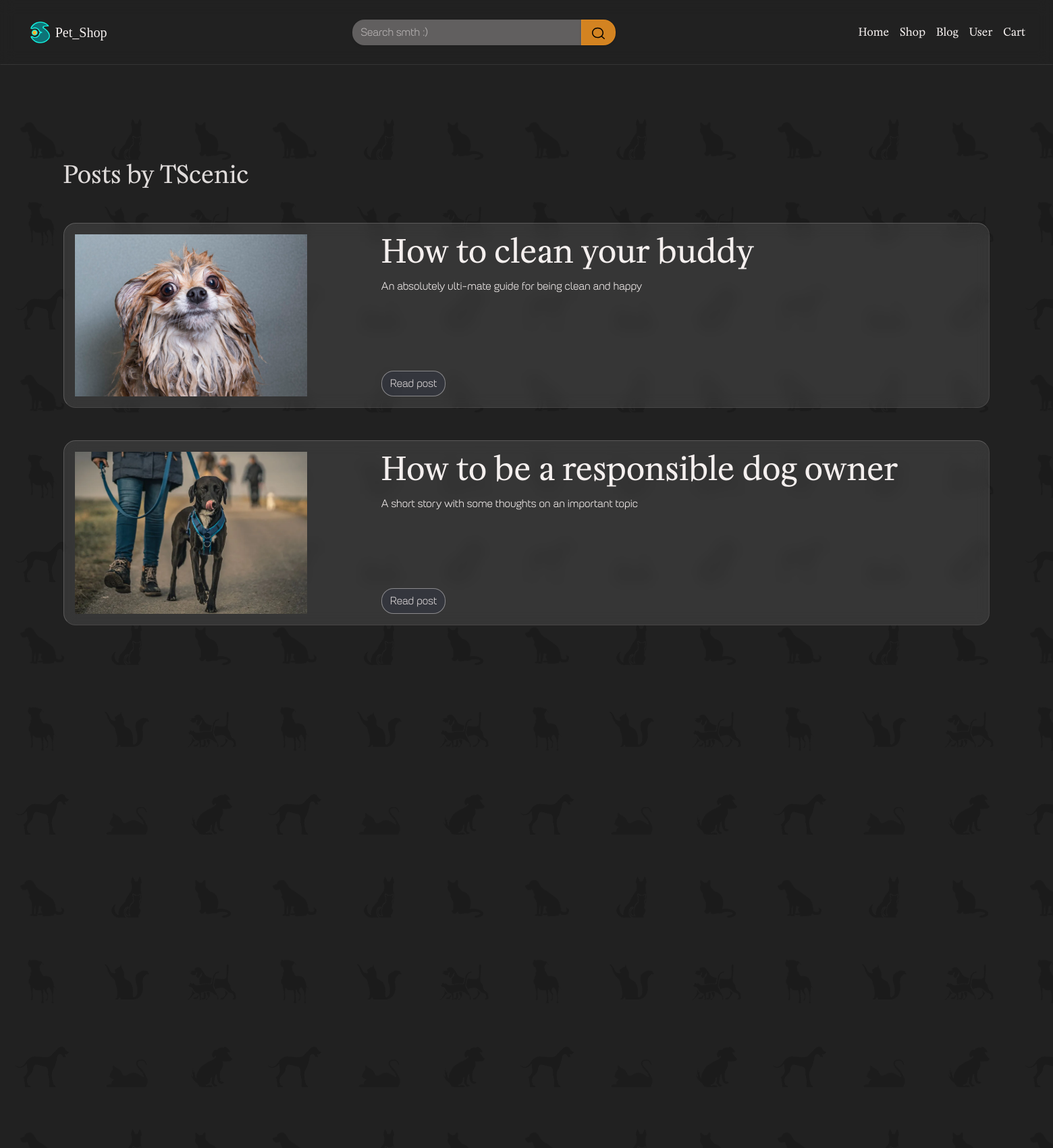
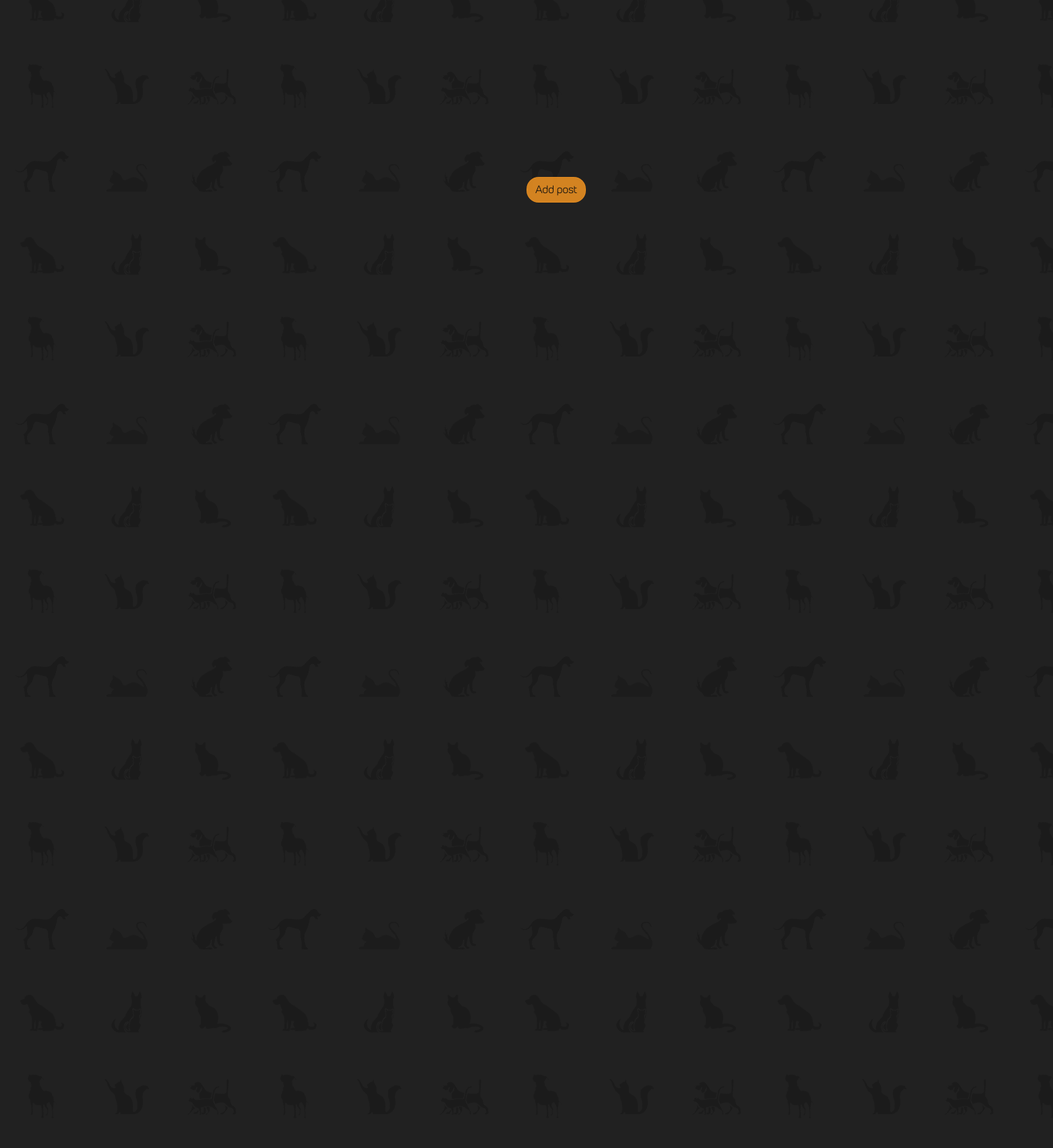
The page /author/tscenic (upper part) on the database its author committed (2 pictures, top to bottom).
### Blog/models.py (models this page shows, shortened)
class Post(models.Model):
    class Status(models.IntegerChoices):
        DRAFT = 0, 'Draft'
        PUBLISHED = 1, 'Published'
    author = models.ForeignKey(User, on_delete=models.CASCADE, related_name='author')
    title = models.CharField(max_length=50, db_index=True)
    slug = models.SlugField(max_length=75, unique=True, db_index=True, verbose_name='URL')
    main_photo = models.ImageField(upload_to='blog_photos/%Y/%m/%d',
                                   blank=True, verbose_name='Main photo')
    summary = models.TextField(max_length=255, db_index=True)
    content = models.TextField(db_index=True)
    time_create = models.DateTimeField(auto_now_add=True)
    time_updated = models.DateTimeField(auto_now=True)
    is_published = models.BooleanField(default=False)
    tags = models.ManyToManyField('PostTag', blank=True, related_name='tags')
    objects = models.Manager()
    published = PublishedManager()
    class Meta:
        ordering = ['-time_create']
        indexes = [
            models.Index(fields=['-time_create'])
        ]

### Blog/views.py (the view)
# urls.py: path('author/<slug:author>', views.AuthorView.as_view(), name='post_authors'),
class AuthorView(ListView):
    template_name = 'Blog/Tags.html'
    allow_empty = False
    def get_context_data(self, *, object_list=None, **kwargs):
        context = super().get_context_data(**kwargs)
        author = get_author(User, self)
        print(author.username)
        context['title'] = 'Posts by ' + author.username
        return context
    def get_queryset(self):
        return get_posts_by_author(get_published_posts(), self.kwargs['author'])

### Blog/services.py (called while the page is built)
def get_published_posts():
    return Post.objects.filter(is_published=True)

def get_author(model, instance):
    return model.objects.get(user_slug=instance.kwargs['author'])

def get_posts_by_author(queryset, author):
    return queryset.filter(author__user_slug=author)

### Blog/templates/Blog/Tags.html (shortened to what this page needs)
{% extends 'base.html' %}
{% block content %}
    <div class="main_container min-vh-100 mt-5">
        <div class="main_block mt-5 mb-5">
        <h3>{{ title }}</h3>
            {% for p in object_list %}
                <div class="clearfix back-drop blog_post p-3 mt-5">
                    <div class="row">
                        <div class="col-4">
                            {% if p.main_photo %}
                                <img src="{{ p.main_photo.url }}" width="80%" style="max-height: 15rem; object-fit: cover" alt="">
                            {% endif %}
                        </div>
                        <div class="col-8 position-relative">
                            <h2>{{ p.title }}</h2>
                            <p>{{ p.summary }}</p>
                            <a class="btn position-absolute bottom-0" href="../../blog/{{ p.slug }}/">Read post</a>
                        </div>
                    </div>
                </div>
            {% endfor %}
        </div>
    </div>
{% endblock %}
{% block button %}
<a href="add_post/" class="btn btn-primary add_post_btn">Add post</a>
{% endblock %}

### static/css/skin_default.css (style rules this page uses)
body { background-color: #212121; color: rgb(244, 239, 238); }
h2 { color: rgb(244, 239, 238); }
h3 { color: rgba(244, 239, 238, 0.9); }
a { color: rgba(13, 115, 119, 1) }
.back-drop { backdrop-filter: blur(10px); }
.blog_post { background-color: rgba(244, 239, 238, 0.1); border-top-color: rgba(244, 239, 238, 0.2); border-left-color: rgba(244, 239, 238, 0.2); border-right-color: rgba(244, 239, 238, 0.1); border-bottom-color: rgba(244, 239, 238, 0.1); }
.btn { --bs-btn-color: rgba(244, 239, 238, .85); --bs-btn-bg: rgba(41, 58, 128, .1); --bs-btn-border-color: rgba(244, 239, 238, .45); --bs-btn-hover-bg: rgba(83, 126, 197, .05); --bs-btn-hover-color: #D2FFFA; --bs-btn-hover-border-color: rgba(244, 239, 238, .45); --bs-btn-active-color: rgba(244, 239, 238, .45); --bs-btn-active-bg: rgba(41, 58, 128, .2); --bs-btn-disabled-bg: none; --bs-btn-disabled-color: rgba(41, 58, 128); --bs-btn-disabled-border-color: rgba(41, 58, 128); border-radius: 1.125rem; }
.btn-primary { background-color: rgba(243, 148, 34, 0.85); --bs-btn-color: #101010; --bs-btn-bg: rgba(243, 148, 34, .85); --bs-btn-hover-bg: rgba(243, 148, 34, .75); --bs-btn-border-color: rgba(243, 148, 34, .45); --bs-btn-hover-color: #101010; --bs-btn-hover-border-color: rgba(244, 239, 238, .45); --bs-btn-active-color: #101010; --bs-btn-active-bg: rgba(243, 148, 34); --bs-btn-active-border-color: rgba(243, 148, 34, .25); --bs-btn-disabled-bg: none; --bs-btn-disabled-color: rgba(243, 148, 34, .55); --bs-btn-disabled-border-color: rgba(243, 148, 34, .55); }

### rows shown on the page
Post: main_photo (picture), title "How to clean your buddy", summary "An absolutely ulti-mate guide for being clean and happy"
Post: main_photo (picture), title "How to be a responsible dog owner", summary "A short story with some thoughts on an important topic"

### other values the page prints
{{ title }} "Posts by TScenic"
